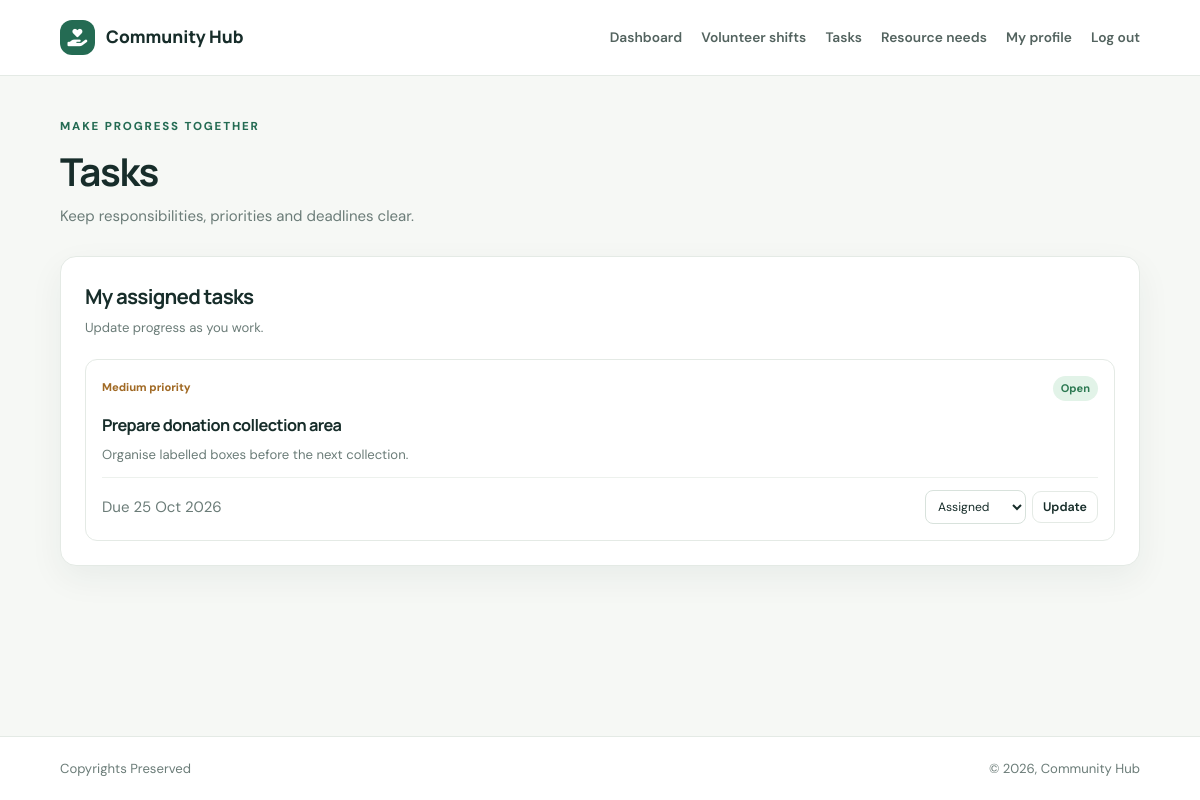
The app's page /tasks/ (signed in) with its own data.
### core/models.py (models this page shows, shortened)
class Task(models.Model):
    class Priority(models.TextChoices):
        LOW = "low", "Low"
        MEDIUM = "medium", "Medium"
        HIGH = "high", "High"
    class Status(models.TextChoices):
        OPEN = "open", "Open"
        IN_PROGRESS = "in_progress", "In progress"
        COMPLETED = "completed", "Completed"
    organisation = models.ForeignKey(Organisation, on_delete=models.CASCADE, related_name="tasks")
    created_by = models.ForeignKey(Membership, on_delete=models.PROTECT, related_name="created_tasks")
    title = models.CharField(max_length=180)
    description = models.TextField(blank=True)
    priority = models.CharField(max_length=10, choices=Priority.choices, default=Priority.MEDIUM)
    status = models.CharField(max_length=20, choices=Status.choices, default=Status.OPEN)
    due_date = models.DateField(null=True, blank=True)
    created_at = models.DateTimeField(auto_now_add=True)

class TaskAssignment(models.Model):
    class Status(models.TextChoices):
        ASSIGNED = "assigned", "Assigned"
        IN_PROGRESS = "in_progress", "In progress"
        COMPLETED = "completed", "Completed"
    task = models.ForeignKey(Task, on_delete=models.CASCADE, related_name="assignments")
    membership = models.ForeignKey(Membership, on_delete=models.CASCADE, related_name="task_assignments")
    status = models.CharField(max_length=20, choices=Status.choices, default=Status.ASSIGNED)
    assigned_at = models.DateTimeField(auto_now_add=True)
    class Meta:
        constraints = [models.UniqueConstraint(fields=["task", "membership"], name="unique_task_membership_assignment")]

### core/views.py (the view)
    def wrapped(request, *args, **kwargs):
        membership = current_membership(request.user)
        if not membership:
            return HttpResponseForbidden("Your account is not linked to an active organisation.")
        request.membership = membership
        request.organisation = membership.organisation
        return view_func(request, *args, **kwargs)

### core/forms.py
class TaskForm(StyledModelForm):
    class Meta:
        model = Task
        fields = ["title", "description", "priority", "status", "due_date"]
        widgets = {"due_date": forms.DateInput(attrs={"type": "date"}), "description": forms.Textarea(attrs={"rows": 3})}

### core/views.py (called while the page is built)
def current_membership(user):
    return Membership.objects.filter(user=user, is_active=True).select_related("organisation").first()

def member_required(view_func):
    def wrapped(request, *args, **kwargs):
        membership = current_membership(request.user)
        if not membership:
            return HttpResponseForbidden("Your account is not linked to an active organisation.")
        request.membership = membership
        request.organisation = membership.organisation
        return view_func(request, *args, **kwargs)
    return login_required(wrapped)

@member_required
def tasks(request):
    form = TaskForm(request.POST or None)
    if request.membership.role == Membership.Role.ADMIN:
        qs = Task.objects.filter(organisation=request.organisation).select_related("created_by__user").order_by("status", "due_date")
        if request.method == "POST" and form.is_valid():
            task = form.save(commit=False)
            task.organisation = request.organisation
            task.created_by = request.membership
            task.save()
            messages.success(request, "Task created.")
            return redirect("tasks")
    else:
        qs = Task.objects.filter(assignments__membership=request.membership).distinct().order_by("status", "due_date")
    return render(request, "core/tasks.html", {"tasks": qs, "form": form, "is_admin": request.membership.role == Membership.Role.ADMIN})

### core/templates/core/tasks.html (shortened to what this page needs)
{% extends 'core/base.html' %}
{% block content %}
<div class="content-heading"><div><span class="eyebrow">MAKE PROGRESS TOGETHER</span><h1>Tasks</h1><p class="muted">Keep responsibilities, priorities and deadlines clear.</p></div></div>
{% if is_admin %}<div class="two-column-layout"><section class="panel"><div class="panel-heading"><div><h2>Create a task</h2><p>Assign the task after creating it.</p></div></div><form method="post">{% csrf_token %}{% for field in form %}<div class="field"><label for="{{ field.id_for_label }}">{{ field.label }}</label>{{ field }}{% if field.errors %}<div class="field-error">{{ field.errors }}</div>{% endif %}</div>{% endfor %}<button class="button primary full" type="submit">Create task</button></form></section><section class="panel"><div class="panel-heading"><div><h2>Task board</h2><p>Assign and update team tasks.</p></div></div>{% include 'core/task_list.html' %}</section></div>{% else %}<section class="panel"><div class="panel-heading"><div><h2>My assigned tasks</h2><p>Update progress as you work.</p></div></div>{% include 'core/task_list.html' %}</section>{% endif %}
{% endblock %}

### core/templates/core/task_list.html
<div class="task-list">{% for task in tasks %}<article class="task-card"><div class="task-top"><span class="priority {{ task.priority }}">{{ task.get_priority_display }} priority</span><span class="status-tag {{ task.status }}">{{ task.get_status_display }}</span></div><h3>{{ task.title }}</h3><p>{{ task.description|default:'No additional details.' }}</p><div class="task-bottom"><span class="muted">{% if task.due_date %}Due {{ task.due_date|date:'d M Y' }}{% else %}No deadline{% endif %}</span>{% if is_admin %}<a class="text-link" href="{% url 'assign_task' task.id %}">Assign volunteer →</a><form method="post" action="{% url 'update_task_status' task.id %}" class="inline-form">{% csrf_token %}<select name="status" aria-label="Task status"><option value="open" {% if task.status == 'open' %}selected{% endif %}>Open</option><option value="in_progress" {% if task.status == 'in_progress' %}selected{% endif %}>In progress</option><option value="completed" {% if task.status == 'completed' %}selected{% endif %}>Completed</option></select><button class="button secondary small" type="submit">Update</button></form>{% else %}{% for assignment in task.assignments.all %}{% if assignment.membership_id == request.membership.id %}<form method="post" action="{% url 'update_task_status' task.id %}" class="inline-form">{% csrf_token %}<select name="status" aria-label="My task status"><option value="assigned" {% if assignment.status == 'assigned' %}selected{% endif %}>Assigned</option><option value="in_progress" {% if assignment.status == 'in_progress' %}selected{% endif %}>In progress</option><option value="completed" {% if assignment.status == 'completed' %}selected{% endif %}>Completed</option></select><button class="button secondary small" type="submit">Update</button></form>{% endif %}{% endfor %}{% endif %}</div></article>{% empty %}<div class="empty-state"><strong>No tasks to show</strong><p>Tasks created or assigned to your team will appear here.</p></div>{% endfor %}</div>

### core/static/core/style.css (style rules this page uses)
:root { --ink: #172d2a; --muted: #6b7c78; --paper: #f6f8f5; --white: #fff; --line: #e4eae5; --green: #246b53; --green-dark: #194e3d; --mint: #e5f3eb; --orange: #f3a35b; --orange-light: #fff0df; --blue: #dfeef5; --purple: #eee7fa; --red: #a83d37; --shadow: 0 12px 34px rgba(25, 54, 44, .06) }
* { box-sizing: border-box }
body { margin: 0; background: var(--paper); color: var(--ink); font-family: 'DM Sans', Arial, sans-serif; font-size: 15px; line-height: 1.55 }
h1, h2, h3, p { margin-top: 0 }
h1, h2, h3 { font-family: Manrope, 'DM Sans', sans-serif; letter-spacing: -.035em }
h1 { font-size: clamp(2rem, 4vw, 3rem); line-height: 1.13; margin-bottom: 12px }
h2 { font-size: 1.28rem; margin-bottom: 5px }
h3 { font-size: 1.02rem; margin-bottom: 7px }
p { color: var(--muted) }
.eyebrow { display: block; color: var(--green); font-size: .72rem; letter-spacing: .16em; font-weight: 800; margin-bottom: 14px }
.button { display: inline-flex; align-items: center; justify-content: center; gap: 8px; border: 1px solid transparent; border-radius: 9px; padding: 11px 17px; font: 600 .9rem 'DM Sans', sans-serif; cursor: pointer; transition: transform .15s, background .15s }
.button.secondary { background: #fff; color: var(--ink); border-color: var(--line) }
.button.small { padding: 7px 10px; font-size: .78rem }
.form-card, .panel { background: #fff; border: 1px solid var(--line); border-radius: 16px; padding: 24px; box-shadow: var(--shadow) }
.muted { color: var(--muted) }
.form-control, .field input, .field select, .field textarea, .inline-form select, .search-form input { width: 100%; padding: 11px 12px; border: 1px solid #d8e2dc; border-radius: 8px; background: #fff; color: var(--ink); font: 400 .9rem 'DM Sans', sans-serif; min-height: 43px }
.content-heading { display: flex; align-items: center; justify-content: space-between; gap: 20px; margin-bottom: 28px }
.content-heading h1 { font-size: clamp(2rem, 3.2vw, 2.7rem) }
.content-heading p { margin-bottom: 0 }
.panel { min-width: 0 }
.panel-heading { display: flex; justify-content: space-between; align-items: center; gap: 15px; margin-bottom: 20px }
.panel-heading p { font-size: .82rem; margin-bottom: 0 }
.status-tag { display: inline-flex; padding: 4px 8px; border-radius: 20px; font-size: .69rem; font-weight: 700; background: #edf1ee; color: #586862; white-space: nowrap }
.status-tag.active, .status-tag.open, .status-tag.completed, .status-tag.fulfilled { background: #e2f3e8; color: #2c7952 }
.shift-list, .task-list, .need-list { display: flex; flex-direction: column; gap: 12px }
.shift-info p, .task-card p, .need-body p { font-size: .82rem; margin: 0 0 12px }
.task-card { border: 1px solid var(--line); border-radius: 12px; padding: 16px }
.task-top, .task-bottom { display: flex; justify-content: space-between; align-items: center; gap: 10px; flex-wrap: wrap }
.task-card h3 { margin-top: 12px }
.priority { font-size: .7rem; font-weight: 800 }
.priority.medium { color: #a16a25 }
.task-bottom { padding-top: 12px; border-top: 1px solid #edf1ed }
.inline-form { display: flex; align-items: center; gap: 6px }
.inline-form select { width: auto; min-height: 34px; padding: 6px 8px; font-size: .76rem }

### records on screen
Task: priority "Medium", status "Open", title "Prepare donation collection area", description "Organise labelled boxes before the next collection.", due_date "25 Oct 2026"
TaskAssignment: status "Assigned"
